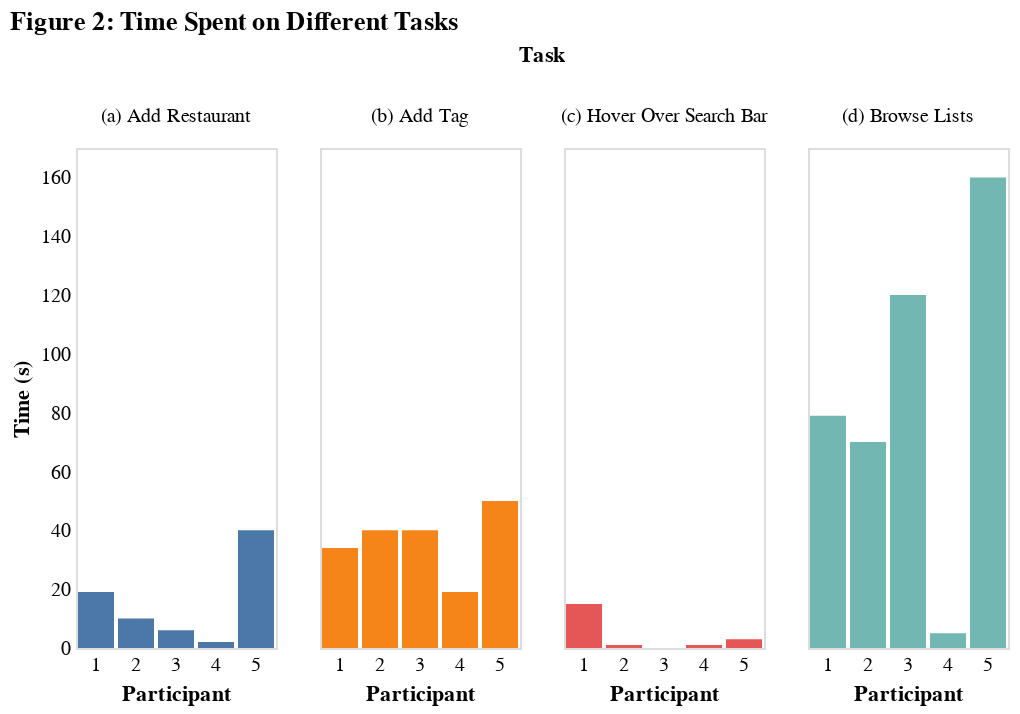

The cell this chart's notebook holds for it:
### Code cell
# Multi-bar chart
chart_tasks = alt.Chart(df_melted).mark_bar().encode(
    x = alt.X('Participant:O', axis=alt.Axis(labelAngle = 0)),
    y = alt.Y('Time_spent:Q', title = "Time (s)", 
              scale = alt.Scale(domain = [0, 170])),
    color = alt.Color('Task:N', legend = None),
    column='Task:N'
).properties(
    title='Figure 2: Time Spent on Different Tasks',
    height = 250
).configure_axis(
    grid = False,  
    tickSize = 0,   
    domain = False  # Removes axis lines
)


chart_tasks

### Figure 1 — Vega-Lite specification as saved in the notebook (floating-point values rounded to 4 significant figures)
{"config": {"view": {"continuousWidth": 300, "continuousHeight": 300}, "axis": {"domain": false, "grid": false, "tickSize": 0}}, "data": {"name": "data-3b075c39fea77096dee8d83d2148830a"}, "mark": {"type": "bar"}, "encoding": {"color": {"field": "Task", "legend": null, "type": "nominal"}, "column": {"field": "Task", "type": "nominal"}, "x": {"axis": {"labelAngle": 0}, "field": "Participant", "type": "ordinal"}, "y": {"field": "Time_spent", "scale": {"domain": [0, 170]}, "title": "Time (s)", "type": "quantitative"}}, "height": 250, "title": "Figure 2: Time Spent on Different Tasks", "$schema": "https://vega.github.io/schema/vega-lite/v5.8.0.json", "datasets": {"data-3b075c39fea77096dee8d83d2148830a": [{"Participant": 1, "Task": "(a) Add Restaurant", "Time_spent": 19}, {"Participant": 2, "Task": "(a) Add Restaurant", "Time_spent": 10}, {"Participant": 3, "Task": "(a) Add Restaurant", "Time_spent": 6}, {"Participant": 4, "Task": "(a) Add Restaurant", "Time_spent": 2}, {"Participant": 5, "Task": "(a) Add Restaurant", "Time_spent": 40}, {"Participant": 1, "Task": "(b) Add Tag", "Time_spent": 34}, {"Participant": 2, "Task": "(b) Add Tag", "Time_spent": 40}, {"Participant": 3, "Task": "(b) Add Tag", "Time_spent": 40}, {"Participant": 4, "Task": "(b) Add Tag", "Time_spent": 19}, {"Participant": 5, "Task": "(b) Add Tag", "Time_spent": 50}, {"Participant": 1, "Task": "(c) Hover Over Search Bar", "Time_spent": 15}, {"Participant": 2, "Task": "(c) Hover Over Search Bar", "Time_spent": 1}, {"Participant": 3, "Task": "(c) Hover Over Search Bar", "Time_spent": 0}, {"Participant": 4, "Task": "(c) Hover Over Search Bar", "Time_spent": 1}, {"Participant": 5, "Task": "(c) Hover Over Search Bar", "Time_spent": 3}, {"Participant": 1, "Task": "(d) Browse Lists", "Time_spent": 79}, {"Participant": 2, "Task": "(d) Browse Lists", "Time_spent": 70}, {"Participant": 3, "Task": "(d) Browse Lists", "Time_spent": 120}, {"Participant": 4, "Task": "(d) Browse Lists", "Time_spent": 5}, {"Participant": 5, "Task": "(d) Browse Lists", "Time_spent": 160}]}}
